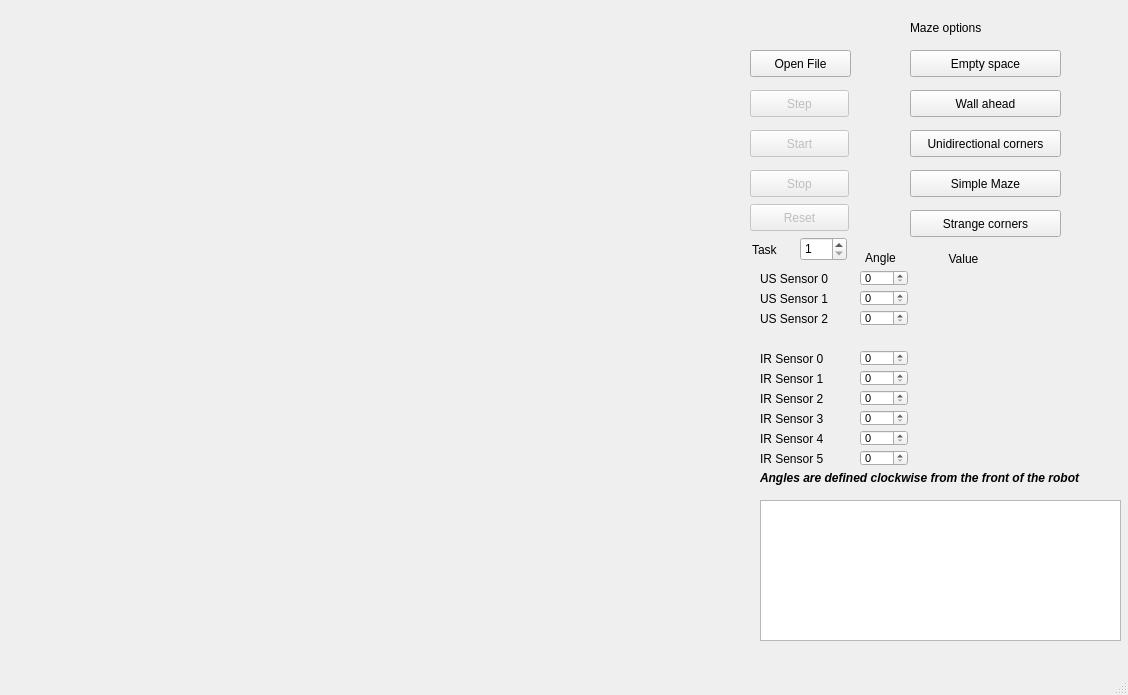
<?xml version="1.0" encoding="UTF-8"?>
<ui version="4.0">
 <class>SimulatorWindow</class>
 <widget class="QMainWindow" name="SimulatorWindow">
  <property name="geometry">
   <rect>
    <x>0</x>
    <y>0</y>
    <width>1128</width>
    <height>695</height>
   </rect>
  </property>
  <property name="windowTitle">
   <string>Be an Engineer Simulator</string>
  </property>
  <widget class="QWidget" name="centralWidget">
   <widget class="QPushButton" name="BtnStart">
    <property name="enabled">
     <bool>false</bool>
    </property>
    <property name="geometry">
     <rect>
      <x>750</x>
      <y>130</y>
      <width>99</width>
      <height>27</height>
     </rect>
    </property>
    <property name="text">
     <string>Start</string>
    </property>
   </widget>
   <widget class="QPushButton" name="BtnStop">
    <property name="enabled">
     <bool>false</bool>
    </property>
    <property name="geometry">
     <rect>
      <x>750</x>
      <y>170</y>
      <width>99</width>
      <height>27</height>
     </rect>
    </property>
    <property name="text">
     <string>Stop</string>
    </property>
   </widget>
   <widget class="QPushButton" name="BtnStep">
    <property name="enabled">
     <bool>false</bool>
    </property>
    <property name="geometry">
     <rect>
      <x>750</x>
      <y>90</y>
      <width>99</width>
      <height>27</height>
     </rect>
    </property>
    <property name="text">
     <string>Step</string>
    </property>
   </widget>
   <widget class="QLabel" name="label">
    <property name="geometry">
     <rect>
      <x>760</x>
      <y>270</y>
      <width>91</width>
      <height>17</height>
     </rect>
    </property>
    <property name="text">
     <string>US Sensor 0</string>
    </property>
   </widget>
   <widget class="QLabel" name="label_2">
    <property name="geometry">
     <rect>
      <x>760</x>
      <y>290</y>
      <width>91</width>
      <height>17</height>
     </rect>
    </property>
    <property name="text">
     <string>US Sensor 1</string>
    </property>
   </widget>
   <widget class="QLabel" name="label_3">
    <property name="geometry">
     <rect>
      <x>760</x>
      <y>310</y>
      <width>91</width>
      <height>17</height>
     </rect>
    </property>
    <property name="text">
     <string>US Sensor 2</string>
    </property>
   </widget>
   <widget class="QLabel" name="LblUS0V">
    <property name="geometry">
     <rect>
      <x>930</x>
      <y>270</y>
      <width>67</width>
      <height>17</height>
     </rect>
    </property>
    <property name="text">
     <string/>
    </property>
    <property name="alignment">
     <set>Qt::AlignCenter</set>
    </property>
   </widget>
   <widget class="QLabel" name="LblUS1V">
    <property name="geometry">
     <rect>
      <x>930</x>
      <y>290</y>
      <width>67</width>
      <height>17</height>
     </rect>
    </property>
    <property name="text">
     <string/>
    </property>
    <property name="alignment">
     <set>Qt::AlignCenter</set>
    </property>
   </widget>
   <widget class="QLabel" name="LblUS2V">
    <property name="geometry">
     <rect>
      <x>930</x>
      <y>310</y>
      <width>67</width>
      <height>17</height>
     </rect>
    </property>
    <property name="text">
     <string/>
    </property>
    <property name="alignment">
     <set>Qt::AlignCenter</set>
    </property>
   </widget>
   <widget class="QLabel" name="label_4">
    <property name="geometry">
     <rect>
      <x>760</x>
      <y>350</y>
      <width>91</width>
      <height>17</height>
     </rect>
    </property>
    <property name="text">
     <string>IR Sensor 0</string>
    </property>
   </widget>
   <widget class="QLabel" name="LblIR0V">
    <property name="geometry">
     <rect>
      <x>930</x>
      <y>350</y>
      <width>67</width>
      <height>17</height>
     </rect>
    </property>
    <property name="text">
     <string/>
    </property>
    <property name="alignment">
     <set>Qt::AlignCenter</set>
    </property>
   </widget>
   <widget class="QLabel" name="LblIR2V">
    <property name="geometry">
     <rect>
      <x>930</x>
      <y>390</y>
      <width>67</width>
      <height>17</height>
     </rect>
    </property>
    <property name="text">
     <string/>
    </property>
    <property name="alignment">
     <set>Qt::AlignCenter</set>
    </property>
   </widget>
   <widget class="QLabel" name="label_5">
    <property name="geometry">
     <rect>
      <x>760</x>
      <y>390</y>
      <width>91</width>
      <height>17</height>
     </rect>
    </property>
    <property name="text">
     <string>IR Sensor 2</string>
    </property>
   </widget>
   <widget class="QLabel" name="LblIR1V">
    <property name="geometry">
     <rect>
      <x>930</x>
      <y>370</y>
      <width>67</width>
      <height>17</height>
     </rect>
    </property>
    <property name="text">
     <string/>
    </property>
    <property name="alignment">
     <set>Qt::AlignCenter</set>
    </property>
   </widget>
   <widget class="QLabel" name="label_6">
    <property name="geometry">
     <rect>
      <x>760</x>
      <y>370</y>
      <width>91</width>
      <height>17</height>
     </rect>
    </property>
    <property name="text">
     <string>IR Sensor 1</string>
    </property>
   </widget>
   <widget class="QLabel" name="label_7">
    <property name="geometry">
     <rect>
      <x>760</x>
      <y>430</y>
      <width>91</width>
      <height>17</height>
     </rect>
    </property>
    <property name="text">
     <string>IR Sensor 4</string>
    </property>
   </widget>
   <widget class="QLabel" name="label_8">
    <property name="geometry">
     <rect>
      <x>760</x>
      <y>410</y>
      <width>91</width>
      <height>17</height>
     </rect>
    </property>
    <property name="text">
     <string>IR Sensor 3</string>
    </property>
   </widget>
   <widget class="QLabel" name="label_9">
    <property name="geometry">
     <rect>
      <x>760</x>
      <y>450</y>
      <width>91</width>
      <height>17</height>
     </rect>
    </property>
    <property name="text">
     <string>IR Sensor 5</string>
    </property>
   </widget>
   <widget class="QLabel" name="LblIR5V">
    <property name="geometry">
     <rect>
      <x>930</x>
      <y>450</y>
      <width>67</width>
      <height>17</height>
     </rect>
    </property>
    <property name="text">
     <string/>
    </property>
    <property name="alignment">
     <set>Qt::AlignCenter</set>
    </property>
   </widget>
   <widget class="QLabel" name="LblIR3V">
    <property name="geometry">
     <rect>
      <x>930</x>
      <y>410</y>
      <width>67</width>
      <height>17</height>
     </rect>
    </property>
    <property name="text">
     <string/>
    </property>
    <property name="alignment">
     <set>Qt::AlignCenter</set>
    </property>
   </widget>
   <widget class="QLabel" name="LblIR4V">
    <property name="geometry">
     <rect>
      <x>930</x>
      <y>430</y>
      <width>67</width>
      <height>17</height>
     </rect>
    </property>
    <property name="text">
     <string/>
    </property>
    <property name="alignment">
     <set>Qt::AlignCenter</set>
    </property>
   </widget>
   <widget class="QLabel" name="label_10">
    <property name="geometry">
     <rect>
      <x>930</x>
      <y>250</y>
      <width>67</width>
      <height>17</height>
     </rect>
    </property>
    <property name="text">
     <string>Value</string>
    </property>
    <property name="alignment">
     <set>Qt::AlignCenter</set>
    </property>
   </widget>
   <widget class="QLabel" name="label_11">
    <property name="geometry">
     <rect>
      <x>860</x>
      <y>250</y>
      <width>41</width>
      <height>16</height>
     </rect>
    </property>
    <property name="text">
     <string>Angle</string>
    </property>
    <property name="alignment">
     <set>Qt::AlignCenter</set>
    </property>
   </widget>
   <widget class="QSpinBox" name="SpBoxUS0">
    <property name="geometry">
     <rect>
      <x>860</x>
      <y>270</y>
      <width>48</width>
      <height>16</height>
     </rect>
    </property>
    <property name="font">
     <font>
      <pointsize>8</pointsize>
     </font>
    </property>
    <property name="maximum">
     <number>360</number>
    </property>
   </widget>
   <widget class="QSpinBox" name="SpBoxUS1">
    <property name="geometry">
     <rect>
      <x>860</x>
      <y>290</y>
      <width>48</width>
      <height>16</height>
     </rect>
    </property>
    <property name="font">
     <font>
      <pointsize>8</pointsize>
     </font>
    </property>
    <property name="maximum">
     <number>360</number>
    </property>
   </widget>
   <widget class="QSpinBox" name="SpBoxUS2">
    <property name="geometry">
     <rect>
      <x>860</x>
      <y>310</y>
      <width>48</width>
      <height>16</height>
     </rect>
    </property>
    <property name="font">
     <font>
      <pointsize>8</pointsize>
     </font>
    </property>
    <property name="maximum">
     <number>360</number>
    </property>
   </widget>
   <widget class="QSpinBox" name="SpBoxIR0">
    <property name="geometry">
     <rect>
      <x>860</x>
      <y>350</y>
      <width>48</width>
      <height>16</height>
     </rect>
    </property>
    <property name="font">
     <font>
      <pointsize>8</pointsize>
     </font>
    </property>
    <property name="maximum">
     <number>360</number>
    </property>
   </widget>
   <widget class="QSpinBox" name="SpBoxIR1">
    <property name="geometry">
     <rect>
      <x>860</x>
      <y>370</y>
      <width>48</width>
      <height>16</height>
     </rect>
    </property>
    <property name="font">
     <font>
      <pointsize>8</pointsize>
     </font>
    </property>
    <property name="maximum">
     <number>360</number>
    </property>
   </widget>
   <widget class="QSpinBox" name="SpBoxIR2">
    <property name="geometry">
     <rect>
      <x>860</x>
      <y>390</y>
      <width>48</width>
      <height>16</height>
     </rect>
    </property>
    <property name="font">
     <font>
      <pointsize>8</pointsize>
     </font>
    </property>
    <property name="maximum">
     <number>360</number>
    </property>
   </widget>
   <widget class="QSpinBox" name="SpBoxIR3">
    <property name="geometry">
     <rect>
      <x>860</x>
      <y>410</y>
      <width>48</width>
      <height>16</height>
     </rect>
    </property>
    <property name="font">
     <font>
      <pointsize>8</pointsize>
     </font>
    </property>
    <property name="maximum">
     <number>360</number>
    </property>
   </widget>
   <widget class="QSpinBox" name="SpBoxIR4">
    <property name="geometry">
     <rect>
      <x>860</x>
      <y>430</y>
      <width>48</width>
      <height>16</height>
     </rect>
    </property>
    <property name="font">
     <font>
      <pointsize>8</pointsize>
     </font>
    </property>
    <property name="maximum">
     <number>360</number>
    </property>
   </widget>
   <widget class="QSpinBox" name="SpBoxIR5">
    <property name="geometry">
     <rect>
      <x>860</x>
      <y>450</y>
      <width>48</width>
      <height>16</height>
     </rect>
    </property>
    <property name="font">
     <font>
      <pointsize>8</pointsize>
     </font>
    </property>
    <property name="maximum">
     <number>360</number>
    </property>
   </widget>
   <widget class="QPushButton" name="BtnOpen">
    <property name="geometry">
     <rect>
      <x>750</x>
      <y>50</y>
      <width>101</width>
      <height>27</height>
     </rect>
    </property>
    <property name="text">
     <string>Open File</string>
    </property>
   </widget>
   <widget class="QPushButton" name="btnMap0">
    <property name="geometry">
     <rect>
      <x>910</x>
      <y>50</y>
      <width>151</width>
      <height>27</height>
     </rect>
    </property>
    <property name="text">
     <string>Empty space</string>
    </property>
   </widget>
   <widget class="QPushButton" name="btnMap1">
    <property name="geometry">
     <rect>
      <x>910</x>
      <y>210</y>
      <width>151</width>
      <height>27</height>
     </rect>
    </property>
    <property name="text">
     <string>Strange corners</string>
    </property>
   </widget>
   <widget class="QPushButton" name="btnMap2">
    <property name="geometry">
     <rect>
      <x>910</x>
      <y>170</y>
      <width>151</width>
      <height>27</height>
     </rect>
    </property>
    <property name="text">
     <string>Simple Maze</string>
    </property>
   </widget>
   <widget class="QPushButton" name="btnMap3">
    <property name="geometry">
     <rect>
      <x>910</x>
      <y>130</y>
      <width>151</width>
      <height>27</height>
     </rect>
    </property>
    <property name="text">
     <string>Unidirectional corners</string>
    </property>
   </widget>
   <widget class="QListWidget" name="logBox">
    <property name="geometry">
     <rect>
      <x>760</x>
      <y>500</y>
      <width>361</width>
      <height>141</height>
     </rect>
    </property>
    <property name="sizePolicy">
     <sizepolicy hsizetype="Fixed" vsizetype="Fixed">
      <horstretch>0</horstretch>
      <verstretch>0</verstretch>
     </sizepolicy>
    </property>
   </widget>
   <widget class="QPushButton" name="btnMap4">
    <property name="geometry">
     <rect>
      <x>910</x>
      <y>90</y>
      <width>151</width>
      <height>27</height>
     </rect>
    </property>
    <property name="text">
     <string>Wall ahead</string>
    </property>
   </widget>
   <widget class="QLabel" name="label_12">
    <property name="geometry">
     <rect>
      <x>910</x>
      <y>20</y>
      <width>151</width>
      <height>16</height>
     </rect>
    </property>
    <property name="text">
     <string>Maze options</string>
    </property>
   </widget>
   <widget class="QSpinBox" name="spBoxTask">
    <property name="geometry">
     <rect>
      <x>800</x>
      <y>237</y>
      <width>47</width>
      <height>24</height>
     </rect>
    </property>
    <property name="minimum">
     <number>1</number>
    </property>
    <property name="maximum">
     <number>3</number>
    </property>
   </widget>
   <widget class="QLabel" name="lblTask">
    <property name="geometry">
     <rect>
      <x>752</x>
      <y>240</y>
      <width>41</width>
      <height>20</height>
     </rect>
    </property>
    <property name="text">
     <string>Task</string>
    </property>
   </widget>
   <widget class="QLabel" name="label_13">
    <property name="geometry">
     <rect>
      <x>760</x>
      <y>470</y>
      <width>341</width>
      <height>16</height>
     </rect>
    </property>
    <property name="font">
     <font>
      <weight>75</weight>
      <italic>true</italic>
      <bold>true</bold>
     </font>
    </property>
    <property name="text">
     <string>Angles are defined clockwise from the front of the robot</string>
    </property>
   </widget>
   <widget class="QPushButton" name="BtnReset">
    <property name="enabled">
     <bool>false</bool>
    </property>
    <property name="geometry">
     <rect>
      <x>750</x>
      <y>204</y>
      <width>99</width>
      <height>27</height>
     </rect>
    </property>
    <property name="text">
     <string>Reset</string>
    </property>
   </widget>
  </widget>
  <widget class="QMenuBar" name="menuBar">
   <property name="geometry">
    <rect>
     <x>0</x>
     <y>0</y>
     <width>1128</width>
     <height>20</height>
    </rect>
   </property>
  </widget>
  <widget class="QStatusBar" name="statusBar"/>
 </widget>
 <layoutdefault spacing="6" margin="11"/>
 <resources/>
 <connections/>
</ui>
